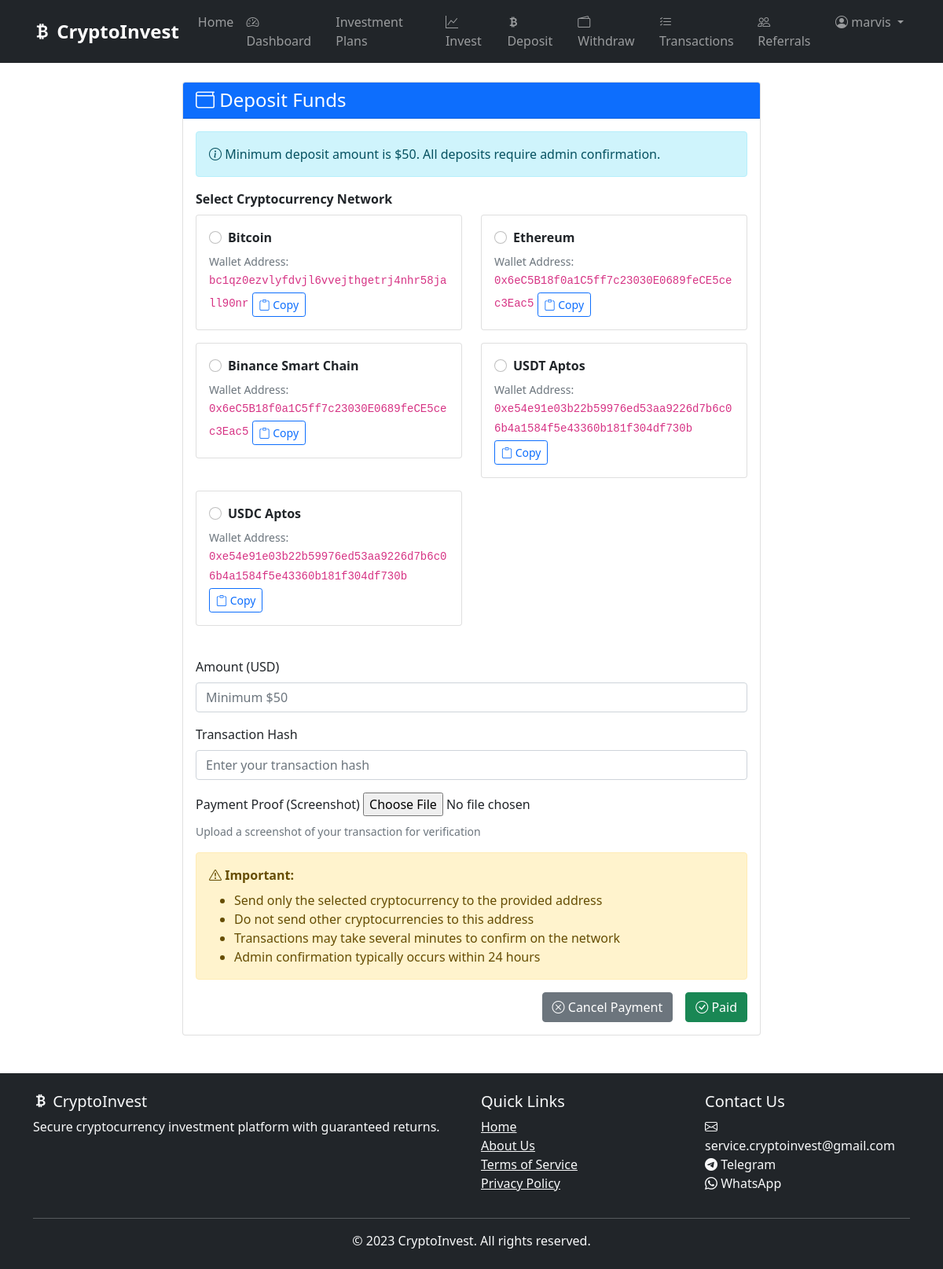
Page /deposit/ (signed in) on the committed database.
### investment_app/models.py (models this page shows, shortened)
class CryptoWallet(models.Model):
    CRYPTO_CHOICES = (
        ('BTC', 'Bitcoin'),
        ('ETH', 'Ethereum'),
        ('BSC', 'Binance Smart Chain'),
        ('USDT', 'Tether'),
        ('USDC', 'USD Coin'),
    )
    network = models.CharField(max_length=10, choices=CRYPTO_CHOICES)
    wallet_address = models.CharField(max_length=255)
    is_active = models.BooleanField(default=True)
    qr_code = models.ImageField(upload_to='qr_codes/', blank=True, null=True)

### investment_app/views.py (the view)
# urls.py: path('deposit/', views.deposit_funds, name='deposit'),
@login_required
def deposit_funds(request):
    if request.method == 'POST':
        form = DepositForm(request.POST, request.FILES)
        if form.is_valid():
            deposit = form.save(commit=False)
            deposit.user = request.user
            deposit.save()
            messages.success(request, 'Deposit request submitted successfully. Please wait for admin confirmation.')
            return redirect('deposit_history')
    else:
        form = DepositForm()
    crypto_wallets = CryptoWallet.objects.filter(is_active=True)
    context = {
        'form': form,
        'crypto_wallets': crypto_wallets,
        'min_deposit': 50
    }
    return render(request, 'investment_app/deposit.html', context)

### investment_app/forms.py (shortened to what this page needs)
class DepositForm(forms.ModelForm):
    crypto_wallet = forms.ModelChoiceField(
        queryset=CryptoWallet.objects.filter(is_active=True),
        widget=forms.RadioSelect,
        empty_label=None
    )
    class Meta:
        model = Deposit
        fields = ['crypto_wallet', 'amount', 'transaction_hash', 'screenshot']
        widgets = {
            'amount': forms.NumberInput(attrs={
                'class': 'form-control',
                'placeholder': 'Minimum $50',
                'min': '50',
                'step': '0.01'
            }),
            'transaction_hash': forms.TextInput(attrs={
                'class': 'form-control',
                'placeholder': 'Enter your transaction hash'
            }),
        }

### investment_app/templates/investment_app/deposit.html (shortened to what this page needs)
{% extends 'investment_app/base.html' %}
{% block content %}
<div class="row justify-content-center">
    <div class="col-md-8">
        <div class="card">
            <div class="card-header bg-primary text-white">
                <h4 class="mb-0"><i class="bi bi-wallet"></i> Deposit Funds</h4>
            </div>
            <div class="card-body">
                <div class="alert alert-info">
                    <i class="bi bi-info-circle"></i>
                    Minimum deposit amount is $50. All deposits require admin confirmation.
                </div>
                <form method="post" enctype="multipart/form-data" id="depositForm">
                    <div class="mb-4">
                        <label class="form-label fw-bold">Select Cryptocurrency Network</label>
                        <div class="row">
                            {% for wallet in crypto_wallets %}
                            <div class="col-md-6 mb-3">
                                <div class="card">
                                    <div class="card-body">
                                        <div class="form-check">
                                            <input class="form-check-input" type="radio"
                                                   name="crypto_wallet" id="wallet_{{ wallet.id }}"
                                                   value="{{ wallet.id }}" required>
                                            <label class="form-check-label fw-bold" for="wallet_{{ wallet.id }}">
                                                {{ wallet.get_network_display }}
                                            </label>
                                        </div>
                                        <div class="mt-2">
                                            <small class="text-muted d-block">Wallet Address:</small>
                                            <code class="wallet-address">{{ wallet.wallet_address }}</code>
                                            <button type="button" class="btn btn-sm btn-outline-primary mt-1 copy-btn"
                                                    data-address="{{ wallet.wallet_address }}">
                                                <i class="bi bi-clipboard"></i> Copy
                                            </button>
                                        </div>
                                    </div>
                                </div>
                            </div>
                            {% endfor %}
                        </div>
                    </div>
                    <div class="mb-3">
                        <label for="id_amount" class="form-label">Amount (USD)</label>
                        {{ form.amount }}
                    </div>
                    <div class="mb-3">
                        <label for="id_transaction_hash" class="form-label">Transaction Hash</label>
                        {{ form.transaction_hash }}
                    </div>
                    <div class="mb-3">
                        <label for="id_screenshot" class="form-label">Payment Proof (Screenshot)</label>
                        {{ form.screenshot }}
                        <div class="form-text">Upload a screenshot of your transaction for verification</div>
                    </div>
                    <div class="alert alert-warning">
                        <i class="bi bi-exclamation-triangle"></i>
                        <strong>Important:</strong>
                        <ul class="mb-0 mt-2">
                            <li>Send only the selected cryptocurrency to the provided address</li>
                            <li>Do not send other cryptocurrencies to this address</li>
                            <li>Transactions may take several minutes to confirm on the network</li>
                            <li>Admin confirmation typically occurs within 24 hours</li>
                        </ul>
                    </div>
                    <div class="d-grid gap-2 d-md-flex justify-content-md-end">
                        <button type="button" class="btn btn-secondary me-md-2" id="cancelPaymentBtn">
                            <i class="bi bi-x-circle"></i> Cancel Payment
                        </button>
                        <button type="submit" class="btn btn-success" id="paidBtn">
                            <i class="bi bi-check-circle"></i> Paid
                        </button>
                    </div>
                </form>
            </div>
        </div>
    </div>
</div>
{% endblock %}

### investment_app/templates/investment_app/base.html (shortened to what this page needs)
<!DOCTYPE html>
<html lang="en">
<head>
    <link href="https://cdn.jsdelivr.net/npm/bootstrap@5.1.3/dist/css/bootstrap.min.css" rel="stylesheet">
    <link rel="stylesheet" href="https://cdn.jsdelivr.net/npm/bootstrap-icons@1.8.1/font/bootstrap-icons.css">
</head>
<body>
    <nav class="navbar navbar-expand-lg navbar-dark bg-dark">
        <div class="container">
            <a class="navbar-brand" href="{% url 'index' %}">
                <i class="bi bi-currency-bitcoin"></i> CryptoInvest
            </a>
            <div class="collapse navbar-collapse" id="navbarNav">
                <ul class="navbar-nav ms-auto">
                    {% if user.is_authenticated %}
                    <li class="nav-item">
                        <a class="nav-link" href="{% url 'home' %}">Home</a>
                    </li>
                    <li class="nav-item">
                        <a class="nav-link" href="{% url 'dashboard' %}">
                            <i class="bi bi-speedometer2"></i> Dashboard
                        </a>
                    </li>
                    <li class="nav-item">
                        <a class="nav-link" href="{% url 'investment_plans' %}">Investment Plans</a>
                    </li>
                    <li class="nav-item">
                        <a class="nav-link" href="{% url 'invest' %}">
                            <i class="bi bi-graph-up"></i> Invest
                        </a>
                    </li>
                    <li class="nav-item">
                        <a class="nav-link" href="{% url 'deposit' %}">
                            <i class="bi bi-currency-bitcoin"></i> Deposit
                        </a>
                    </li>
                    <li class="nav-item">
                        <a class="nav-link" href="{% url 'withdraw' %}">
                            <i class="bi bi-wallet2"></i> Withdraw
                        </a>
                    </li>
                    <li class="nav-item">
                        <a class="nav-link" href="{% url 'transactions' %}">
                            <i class="bi bi-list-check"></i> Transactions
                        </a>
                    </li>
                    <li class="nav-item">
                        <a class="nav-link" href="{% url 'referrals' %}">
                            <i class="bi bi-people"></i> Referrals
                        </a>
                    </li>
                    <li class="nav-item dropdown">
                        <a class="nav-link dropdown-toggle" href="#" id="navbarDropdown" role="button" data-bs-toggle="dropdown">
                            <i class="bi bi-person-circle"></i> {{ user.username }}
                        </a>
                    </li>
                    {% endif %}
                </ul>
            </div>
        </div>
    </nav>
    <div class="container mt-4">
        {% block content %}
        {% endblock %}
    </div>
    <footer class="bg-dark text-light mt-5 py-4">
        <div class="container">
            <div class="row">
                <div class="col-md-6">
                    <h5><i class="bi bi-currency-bitcoin"></i> CryptoInvest</h5>
                    <p>Secure cryptocurrency investment platform with guaranteed returns.</p>
                </div>
                <div class="col-md-3">
                    <h5>Quick Links</h5>
                    <ul class="list-unstyled">
                        <li><a href="{% url 'index' %}" class="text-light">Home</a></li>
                        <li><a href="{% url 'about' %}" class="text-light">About Us</a></li>
                        <li><a href="{% url 'terms' %}" class="text-light">Terms of Service</a></li>
                        <li><a href="{% url 'privacy' %}" class="text-light">Privacy Policy</a></li>
                    </ul>
                </div>
                <div class="col-md-3">
                    <h5>Contact Us</h5>
                    <ul class="list-unstyled">
                        <li><i class="bi bi-envelope"></i> service.cryptoinvest@gmail.com</li>
                        <li><i class="bi bi-telegram"></i> Telegram</li>
                        <li><i class="bi bi-whatsapp"></i> WhatsApp</li>
                    </ul>
                </div>
            </div>
            <hr>
            <p class="text-center mb-0">© 2023 CryptoInvest. All rights reserved.</p>
        </div>
    </footer>
</body>
</html>

### investment_app/templates/investment_app/base.html (style rules this page uses)
.navbar-brand { font-weight: bold; font-size: 1.5rem; }

### rows in the picture
CryptoWallet: network "Bitcoin", wallet_address "bc1qz0ezvlyfdvjl6vvejthgetrj4nhr58jall90nr"
CryptoWallet: network "Ethereum", wallet_address "0x6eC5B18f0a1C5ff7c23030E0689feCE5cec3Eac5"
CryptoWallet: network "Binance Smart Chain", wallet_address "0x6eC5B18f0a1C5ff7c23030E0689feCE5cec3Eac5"
CryptoWallet: network "USDT Aptos", wallet_address "0xe54e91e03b22b59976ed53aa9226d7b6c06b4a1584f5e43360b181f304df730b"
CryptoWallet: network "USDC Aptos", wallet_address "0xe54e91e03b22b59976ed53aa9226d7b6c06b4a1584f5e43360b181f304df730b"

### other values in the picture
{{ user.username }} "marvis"
